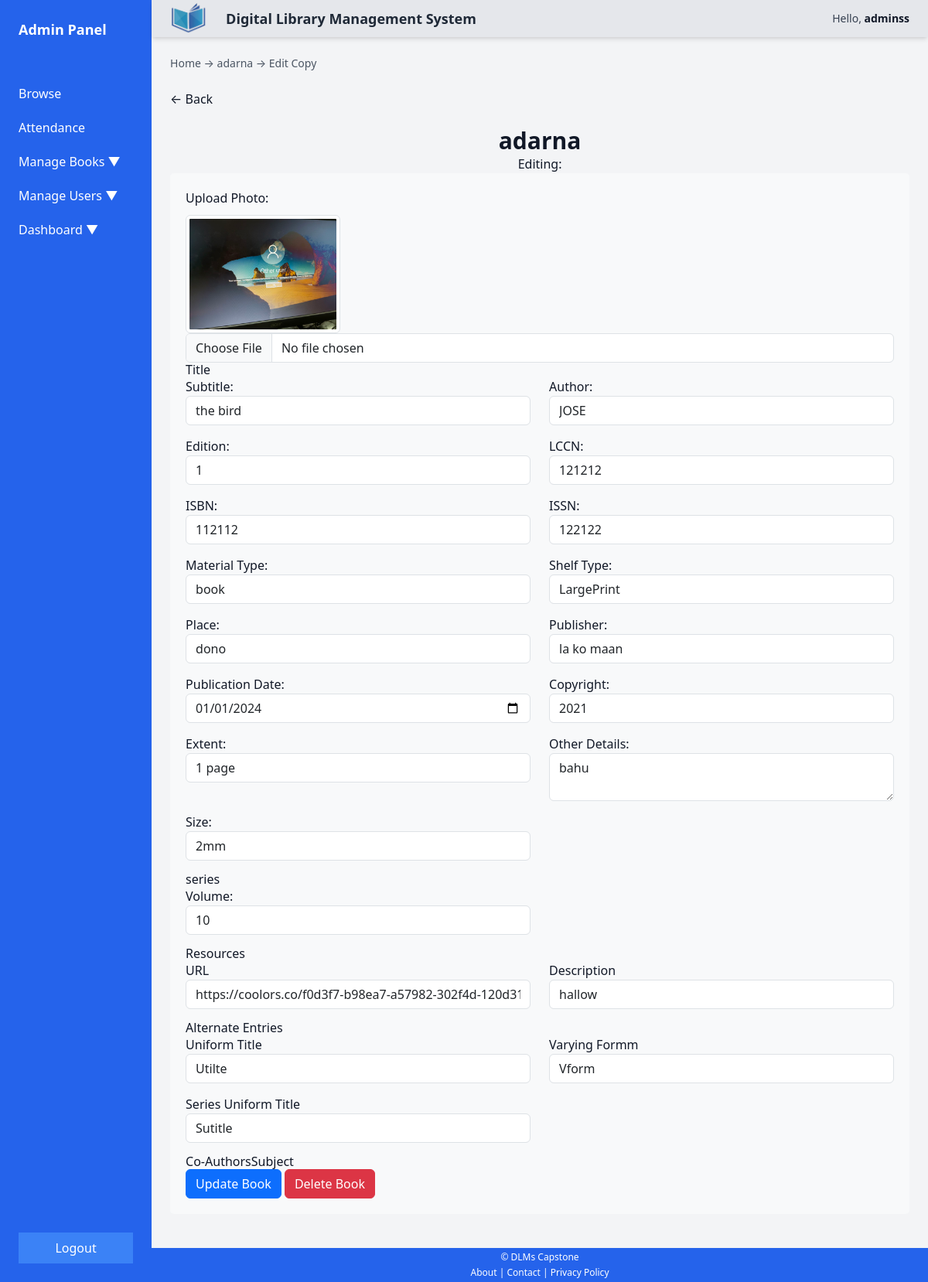
The page /dashboard/admin/edit_book.php?title=1 (signed in) on the database its author committed.
### tables this page shows
CREATE TABLE `users_info` (
  `IDno` varchar(11) NOT NULL,
  `Fname` varchar(50) DEFAULT NULL,
  `Sname` varchar(50) DEFAULT NULL,
  `Mname` varchar(50) DEFAULT NULL,
  `Ename` varchar(50) DEFAULT NULL,
  `gender` varchar(10) DEFAULT NULL,
  `photo` varchar(255) DEFAULT NULL,
  `email` varchar(100) DEFAULT NULL,
  `contact` varchar(20) DEFAULT NULL,
  `municipality` varchar(100) DEFAULT NULL,
  `barangay` varchar(100) DEFAULT NULL,
  `province` varchar(100) DEFAULT NULL,
  `DOB` date DEFAULT NULL,
  `college` varchar(100) DEFAULT NULL,
  `course` varchar(100) DEFAULT NULL,
  `yrLVL` varchar(50) DEFAULT NULL,
  `A_LVL` varchar(11) DEFAULT NULL,
  `personnel_type` enum('Teaching Personnel','Non-Teaching Personnel') DEFAULT NULL,
  `status_details` enum('active','inactive','restricted') DEFAULT NULL,
  `username` varchar(50) DEFAULT NULL,
  `password` varchar(255) DEFAULT NULL,
  `U_Type` enum('admin','student','professor','staff','librarian','faculty') DEFAULT NULL,
  `status_log` enum('pending','approved','rejected') DEFAULT NULL
);

CREATE TABLE `book` (
  `book_id` int(11) NOT NULL,
  `B_title` varchar(255) NOT NULL,
  `subtitle` varchar(255) DEFAULT NULL,
  `author` varchar(255) DEFAULT NULL,
  `edition` varchar(255) DEFAULT NULL,
  `LCCN` varchar(255) DEFAULT NULL,
  `ISBN` varchar(255) DEFAULT NULL,
  `ISSN` varchar(255) DEFAULT NULL,
  `MT` varchar(255) DEFAULT NULL,
  `ST` varchar(255) DEFAULT NULL,
  `place` varchar(255) DEFAULT NULL,
  `publisher` varchar(255) DEFAULT NULL,
  `Pdate` date DEFAULT NULL,
  `copyright` varchar(255) DEFAULT NULL,
  `extent` varchar(255) DEFAULT NULL,
  `Odetail` text DEFAULT NULL,
  `size` varchar(255) DEFAULT NULL,
  `url` varchar(255) DEFAULT NULL,
  `Description` text DEFAULT NULL,
  `UTitle` varchar(255) DEFAULT NULL,
  `VForm` varchar(255) DEFAULT NULL,
  `SUTitle` varchar(255) DEFAULT NULL,
  `volume` int(11) DEFAULT NULL,
  `note` varchar(50) DEFAULT NULL,
  `photo` varchar(255) DEFAULT NULL
);

### dashboard/config.php (called while the page is built, shortened)
<?php
$db_host = 'localhost';
$db_username = 'root';
$db_password = '';
$db_name = 'dlms';
$conn = mysqli_connect($db_host, $db_username, $db_password, $db_name);
$idno = isset($_SESSION['admin']) ? $_SESSION['admin']['IDno'] :
       (isset($_SESSION['student']) ? $_SESSION['student']['IDno'] : $_SESSION['librarian']['IDno']);
$query = "SELECT * FROM users_info WHERE IDno = ?";
$stmt = $conn->prepare($query);
$stmt->bind_param("s", $idno);
$stmt->execute();
$result = $stmt->get_result();
$userData = $result->fetch_assoc();
?>

### dashboard/admin/edit_book.php (the view, shortened to what this page needs)
<?php
    include '../config.php';
$title = $_GET['title'] ?? '';
if ($title) {
    $sql = "SELECT * FROM book WHERE book_id = ?";
    $stmt = $conn->prepare($sql);
    $stmt->bind_param("s", $title);
    if ($stmt->execute()) {
        $result = $stmt->get_result();
        if ($result->num_rows > 0) {
            $book = $result->fetch_assoc();
        } else {
            $message = "No book found with that ID.";
            $message_type = "error";
        }
    }
} else {
    $message = "No book title provided.";
    $message_type = "error";
}
?>
<!DOCTYPE html>
<html lang="en">
<head>
  <script src="https://cdn.tailwindcss.com"></script>
  <link href="https://cdn.jsdelivr.net/npm/bootstrap@5.3.3/dist/css/bootstrap.min.css" rel="stylesheet">
</head>
<body class="flex flex-col min-h-screen bg-gray-100 text-gray-900">
  <main class="flex flex-grow">
    <?php include 'include/sidebar.php'; ?>
    <div class="flex-grow ">
      <?php include 'include/header.php'; ?>
      <div class="container mx-auto px-4 py-6 ">
        <div class="text-sm text-gray-600 mb-4">
          <a href="index.php" class="hover:text-blue-800 hover:underline">Home</a> &rarr;
          <?php if (isset($book) && $book): ?>
          <a href="ViewBook.php?title=<?php echo urlencode($book['book_id']); ?>"
            class="hover:text-blue-800 hover:underline">
            <?php echo htmlspecialchars($book['B_title']); ?>
          </a> &rarr;
          <a href="edit_book.php?title=<?php echo urlencode($book['book_id']); ?>"
            class="hover:text-blue-800 hover:underline">Edit Copy</a>
          <?php else: ?>
          <span>Book not found</span>
          <?php endif; ?>
        </div>
        <a href="ViewBook.php?title=<?php echo urlencode($book['book_id']); ?>"
          class="hover:text-blue-800 hover:underline">&larr; Back</a>
        <div class="text-center">
          <?php if (isset($book)): ?>
          <h2 class="text-3xl font-semibold mt-4">
            <?php echo htmlspecialchars($book['B_title']); ?>
          </h2>
          <div class="book-title">Editing:</div>
        </div>
        <form method="POST" enctype="multipart/form-data" class="book-card">
          <div class="form-group">
            <label for="photo">Upload Photo:</label>
            <?php if ($book['photo']): ?>
            <img src="../../pic/Book/<?php echo htmlspecialchars($book['photo']); ?>" alt="book Photo"
              class="img-thumbnail" style="max-width: 200px; margin-top: 10px;">
            <?php endif; ?>
            <input type="file" id="photo" class="form-control" name="photo" accept="image/*">
          </div>
          <div class="row">
            <h3>Title</h3>
            <div class="form-section col-md-6">
              <label for="subtitle">Subtitle:</label>
              <input type="text" class="form-control" id="subtitle" name="subtitle"
                value="<?php echo htmlspecialchars($book['subtitle']); ?>">
            </div>
            <div class="form-section col-md-6">
              <label for="author">Author:</label>
              <input type="text" class="form-control" id="author" name="author"
                value="<?php echo htmlspecialchars($book['author']); ?>">
            </div>
            <div class="form-section col-md-6">
              <label for="edition">Edition:</label>
              <input type="text" class="form-control" id="edition" name="edition"
                value="<?php echo htmlspecialchars($book['edition']); ?>">
            </div>
            <div class="form-section col-md-6">
              <label for="LCCN">LCCN:</label>
              <input type="text" class="form-control" id="LCCN" name="LCCN"
                value="<?php echo htmlspecialchars($book['LCCN']); ?>">
            </div>
            <div class="form-section col-md-6">
              <label for="ISBN">ISBN:</label>
              <input type="text" class="form-control" id="ISBN" name="ISBN"
                value="<?php echo htmlspecialchars($book['ISBN']); ?>">
            </div>
            <div class="form-section col-md-6">
              <label for="ISSN">ISSN:</label>
              <input type="text" class="form-control" id="ISSN" name="ISSN"
                value="<?php echo htmlspecialchars($book['ISSN']); ?>">
            </div>
            <div class="form-section col-md-6">
              <label for="MT">Material Type:</label>
              <input type="text" class="form-control" id="MT" name="MT"
                value="<?php echo htmlspecialchars($book['MT']); ?>">
            </div>
            <div class="form-section col-md-6">
              <label for="ST">Shelf Type:</label>
              <input type="text" class="form-control" id="ST" name="ST"
                value="<?php echo htmlspecialchars($book['ST']); ?>">
            </div>
            <div class="form-section col-md-6">
              <label for="place">Place:</label>
              <input type="text" class="form-control" id="place" name="place"
                value="<?php echo htmlspecialchars($book['place']); ?>">
            </div>
            <div class="form-section col-md-6">
              <label for="publisher">Publisher:</label>
              <input type="text" class="form-control" id="publisher" name="publisher"
                value="<?php echo htmlspecialchars($book['publisher']); ?>">
            </div>
            <div class="form-section col-md-6">
              <label for="Pdate">Publication Date:</label>
              <input type="date" class="form-control" id="Pdate" name="Pdate"
                value="<?php echo htmlspecialchars($book['Pdate']); ?>">
            </div>
            <div class="form-section col-md-6">
              <label for="copyright">Copyright:</label>
              <input type="text" class="form-control" id="copyright" name="copyright"
                value="<?php echo htmlspecialchars($book['copyright']); ?>">
            </div>
            <div class="form-section col-md-6">
              <label for="extent">Extent:</label>
              <input type="text" class="form-control" id="extent" name="extent"
                value="<?php echo htmlspecialchars($book['extent']); ?>">
            </div>
            <div class="form-section col-md-6">
              <label for="Odetail">Other Details:</label>
              <textarea class="form-control" id="Odetail"
                name="Odetail"><?php echo htmlspecialchars($book['Odetail']); ?></textarea>
            </div>
            <div class="form-section col-md-6">
              <label for="size">Size:</label>
              <input type="text" class="form-control" id="size" name="size"
                value="<?php echo htmlspecialchars($book['size']); ?>">
            </div>
          </div>
          <div class="row">
            <h3>series</h3>
            <div class="form-section col-md-6">
              <label for="volume">Volume:</label>
              <input type="text" class="form-control" id="volume" name="volume"
                value="<?php echo htmlspecialchars($book['volume']); ?>">
            </div>
          </div>
           <div class="row">
            <h3>Resources</h3>
            <div class="form-section col-md-6">
              <label for="url">URL</label>
              <input type="text" class="form-control" id="url" name="url"
                value="<?php echo htmlspecialchars($book['url']); ?>">
            </div>
            <div class="form-section col-md-6">
              <label for="Description">Description</label>
              <input type="text" class="form-control" id="Description" name="Description"
                value="<?php echo htmlspecialchars($book['Description']); ?>">
            </div>
          </div>
          <div class="row">
            <h3>Alternate Entries</h3>
            <div class="form-section col-md-6">
              <label for="UTitle">Uniform Title</label>
              <input type="text" class="form-control" id="UTitle" name="UTitle"
                value="<?php echo htmlspecialchars($book['UTitle']); ?>">
            </div>
            <div class="form-section col-md-6">
              <label for="VForm">Varying Formm</label>
              <input type="text" class="form-control" id="VForm" name="VForm"
                value="<?php echo htmlspecialchars($book['VForm']); ?>">
            </div>
            <div class="form-section col-md-6">
              <label for="SUTitle">Series Uniform Title</label>
              <input type="text" class="form-control" id="SUTitle" name="SUTitle"
                value="<?php echo htmlspecialchars($book['SUTitle']); ?>">
            </div>
          </div>
<div class="flex">
<div class="row">
<h3>Co-Authors</h3>
</div>
<div class="row">
            <h3>Subject</h3>
  </div>
</div>
          <button type="submit" name="update" class="btn btn-primary" onclick="return confirmUpdate()">Update
            Book</button>
          <button type="submit" name="delete" class="btn btn-danger" onclick="return confirmDelete()">Delete
            Book</button>
    </div>
        <?php endif; ?>
      <footer class="bg-blue-600 text-white mt-auto">
        <?php include 'include/footer.php'; ?>
      </footer>
  </main>
</body>
</html>

### dashboard/admin/include/header.php
<div class="flex sticky top-0 shadow-md z-10 items-center justify-between bg-gray-200 w-full h-[3rem] shadow-md">
    <div class="flex items-center">
        <a href="#">
            <img src="../../Registration/pic/logo wu.png" alt="Logo" class="w-12 m-4">
        </a>
        <strong class="text-lg font-semibold text-gray-800">
            Digital Library Management System
        </strong>
    </div>
    <div class="flex items-center space-x-4 m-4">
        <?php if ($userData): ?>
            <span class="text-sm text-gray-700 font-medium">Hello,
                <strong class="text-gray-900"><?php echo htmlspecialchars($userData['Fname']); ?></strong>
            </span>
        <?php else: ?>
            <span class="text-sm text-gray-700 font-medium">Hello, <strong class="text-gray-900">Guest</strong></span>
        <?php endif; ?>
    </div>
</div>

### dashboard/admin/edit_book.php (style rules this page uses)
.book-card { background-color: #f8f9fa; padding: 20px; border-radius: 5px; margin-bottom: 20px; }
.form-section { margin-bottom: 15px; }

### rows shown on the page
users_info: Fname "adminss"
book: B_title "adarna", photo (picture), subtitle "the bird", author "JOSE", edition "1", LCCN "121212", ISBN "112112", ISSN "122122", MT "book", ST "LargePrint", place "dono", publisher "la ko maan", Pdate "01/01/2024", copyright "2021", extent "1 page", Odetail "bahu", size "2mm", volume "10", url "https://coolors.co/f0d3f7-b98ea7-a57982-302f4d-120d31", Description "hallow", UTitle "Utilte", VForm "Vform", SUTitle "Sutitle"
